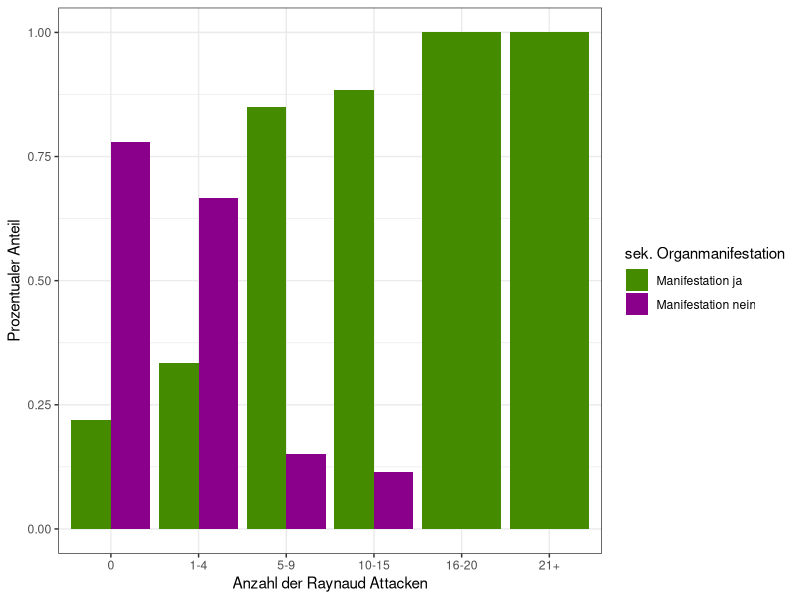
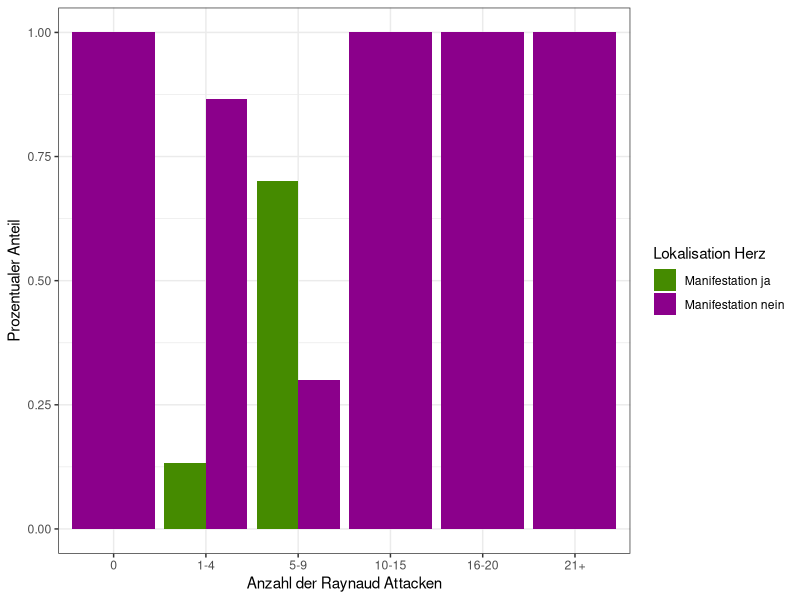
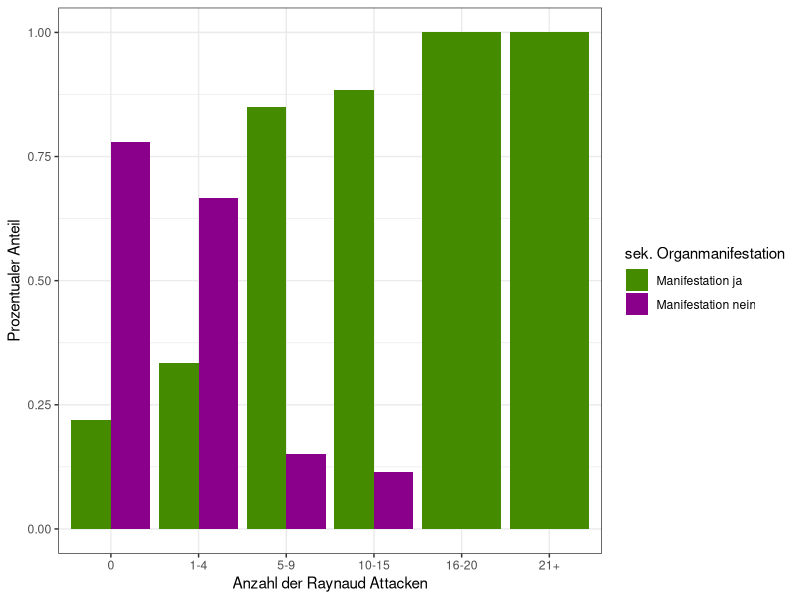
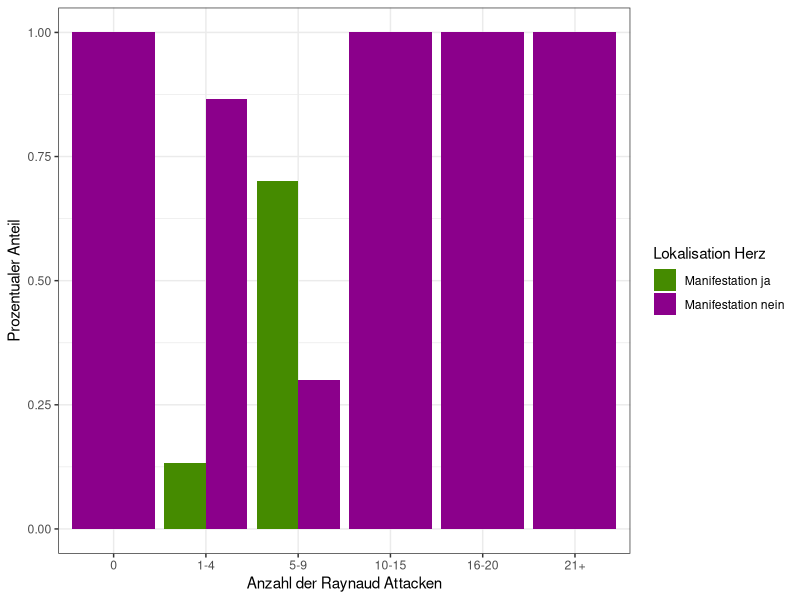

Reproduce these figures in R, in order. (Note: this script raises an error after producing the figures.)
## ---- chunk 1
knitr::opts_chunk$set(echo = TRUE)
## ---- chunk 2
library(dplyr)
library(tidyverse)
library(patchwork)
## ---- chunk 3
Daten <- read.csv("Daten.csv")
## ---- chunk 4

 
kategorisiere_attacken_neu <- function(Anzahl.Raynaud.Attacken) {
  ifelse(Anzahl.Raynaud.Attacken == "0", "0",
    ifelse(Anzahl.Raynaud.Attacken == "<5", "1-4",
      ifelse(Anzahl.Raynaud.Attacken == "<10", "5-9",
        ifelse(Anzahl.Raynaud.Attacken == ">10", "10-15",
          ifelse(Anzahl.Raynaud.Attacken == ">15", "16-20",
            ifelse(Anzahl.Raynaud.Attacken == ">20", "21+", NA))))))

}
  
  
Daten$Anzahl.Raynaud.Attacken <- sapply(Daten$Anzahl.Raynaud.Attacken, kategorisiere_attacken_neu)

## ---- chunk 5
Farben_Risiko <- c("Manifestation ja" = "chartreuse4", "Manifestation nein" = "darkmagenta")
## ---- chunk 6
#sek plot


#Den Graphen plotten
Daten$sek..Organmanifestation <- factor(Daten$sek..Organmanifestation, levels = c("0", "1"),labels = c("Manifestation ja", "Manifestation nein"))




sek2_plot <- Daten %>%
  group_by(Anzahl.Raynaud.Attacken, sek..Organmanifestation) %>%
  summarise(anzahl = n()) %>%
  mutate(rel_haeufigkeit = anzahl / sum(anzahl)) %>%na.omit() %>%
  ggplot(aes(x = factor(Anzahl.Raynaud.Attacken, levels = c("0", "1-4", "5-9", "10-15","16-20","21+")), y = rel_haeufigkeit, fill = sek..Organmanifestation)) +
  geom_bar(stat = "identity", position = position_dodge()) +
  labs(x = "Anzahl der Raynaud Attacken", y = "Prozentualer Anteil") +
  theme_bw() + scale_fill_manual(values = Farben_Risiko, name = "sek. Organmanifestation")


ggsave("sek2.pdf", sek2_plot,  width = 20, height = 20, units = "cm")
sek2_plot

## ---- chunk 7
#Herz Lokalisation



Daten$Lok_Herz <- factor(Daten$Lok_Herz, levels = c("0", "1"),labels = c("Manifestation ja", "Manifestation nein"))


herz2_plot <- Daten %>%
  group_by(Anzahl.Raynaud.Attacken, Lok_Herz) %>%
  summarise(anzahl = n()) %>%
  mutate(rel_haeufigkeit = anzahl / sum(anzahl)) %>%na.omit() %>%
  ggplot(aes(x = factor(Anzahl.Raynaud.Attacken, levels = c("0", "1-4", "5-9", "10-15","16-20","21+")), y = rel_haeufigkeit, fill = Lok_Herz)) +
  geom_bar(stat = "identity", position = position_dodge()) +
  labs(x = "Anzahl der Raynaud Attacken", y = "Prozentualer Anteil") +
  theme_bw() + scale_fill_manual(values = Farben_Risiko, name = "Lokalisation Herz")



ggsave("herz2.pdf", herz2_plot,  width = 20, height = 20, units = "cm")
herz2_plot

## ---- chunk 8
# Lungenplot


Daten$Lok_Lunge <- factor(Daten$Lok_Lunge, levels = c("0", "1"),labels = c("Manifestation ja", "Manifestation nein"))



lunge2_plot <- Daten %>%
  group_by(Anzahl.Raynaud.Attacken, Lok_Lunge) %>%
  summarise(anzahl = n()) %>%
  mutate(rel_haeufigkeit = anzahl / sum(anzahl)) %>%na.omit() %>%
  ggplot(aes(x = factor(Anzahl.Raynaud.Attacken, levels = c("0", "1-4", "5-9", "10-15","16-20","21+")), y = rel_haeufigkeit, fill = Lok_Lunge)) +
  geom_bar(stat = "identity", position = position_dodge()) +
  labs(x = "Anzahl der Raynaud Attacken", y = "Prozentualer Anteil") +
  theme_bw() + scale_fill_manual(values = Farben_Risiko, name = "Lokalisation Lunge")


ggsave("lunge2.pdf", oesophagus2_plot,  width = 20, height = 20, units = "cm")

lunge2_plot
## ---- chunk 9
#Bewegungsapparat



Daten$Lok_Bewegungsapparat <- factor(Daten$Lok_Bewegungsapparat, levels = c("0", "1"),labels = c("Manifestation ja", "Manifestation nein"))



bewegung2_plot <- Daten %>%
  group_by(Anzahl.Raynaud.Attacken, Lok_Bewegungsapparat) %>%
  summarise(anzahl = n()) %>%
  mutate(rel_haeufigkeit = anzahl / sum(anzahl)) %>%na.omit() %>%
  ggplot(aes(x = factor(Anzahl.Raynaud.Attacken, levels = c("0", "1-4", "5-9", "10-15","16-20","21+")), y = rel_haeufigkeit, fill = Lok_Bewegungsapparat)) +
  geom_bar(stat = "identity", position = position_dodge()) +
  labs(x = "Anzahl der Raynaud Attacken", y = "Prozentualer Anteil") +
  theme_bw() + scale_fill_manual(values = Farben_Risiko, name = "Lokalisation Bewegungsapparat")


ggsave("bewegung2.pdf", bewegung2_plot,  width = 20, height = 20, units = "cm")

bewegung2_plot
## ---- chunk 10
#ösophagus



Daten$Lok_Ösophagus <- factor(Daten$Lok_Ösophagus, levels = c("0", "1"),labels = c("Manifestation ja", "Manifestation nein"))


oesophagus2_plot <- Daten %>%
  group_by(Anzahl.Raynaud.Attacken, Lok_Ösophagus) %>%
  summarise(anzahl = n()) %>%
  mutate(rel_haeufigkeit = anzahl / sum(anzahl)) %>%na.omit() %>%
  ggplot(aes(x = factor(Anzahl.Raynaud.Attacken, levels = c("0", "1-4", "5-9", "10-15","16-20","21+")), y = rel_haeufigkeit, fill = Lok_Ösophagus)) +
  geom_bar(stat = "identity", position = position_dodge()) +
  labs(x = "Anzahl der Raynaud Attacken", y = "Prozentualer Anteil") +
  theme_bw() + scale_fill_manual(values = Farben_Risiko, name = "Lokalisation Oesophagus")


ggsave("oesophagus2.pdf", oesophagus2_plot,  width = 20, height = 20, units = "cm")

oesophagus2_plot

## ---- chunk 11
#Niere Plot


Daten$Lok_Niere <- factor(Daten$Lok_Niere, levels = c("0", "1"),labels = c("Manifestation ja", "Manifestation nein"))




niere2_plot <- Daten %>%
  group_by(Anzahl.Raynaud.Attacken, Lok_Niere) %>%
  summarise(anzahl = n()) %>%
  mutate(rel_haeufigkeit = anzahl / sum(anzahl)) %>%na.omit() %>%
  ggplot(aes(x = factor(Anzahl.Raynaud.Attacken, levels = c("0", "1-4", "5-9", "10-15","16-20","21+")), y = rel_haeufigkeit, fill = Lok_Niere)) +
  geom_bar(stat = "identity", position = position_dodge()) +
  labs(x = "Anzahl der Raynaud Attacken", y = "Prozentualer Anteil") +
  theme_bw() + scale_fill_manual(values = Farben_Risiko)


niere2_plot

## ---- chunk 12

#Leber Plot
Daten$Lok_Leber <- factor(Daten$Lok_Leber, levels = c("0", "1"),labels = c("Manifestation ja", "Manifestation nein"))


leber2_plot <- Daten %>%
  group_by(Anzahl.Raynaud.Attacken, Lok_Leber) %>%
  summarise(anzahl = n()) %>%
  mutate(rel_haeufigkeit = anzahl / sum(anzahl)) %>%na.omit() %>%
  ggplot(aes(x = factor(Anzahl.Raynaud.Attacken, levels = c("0", "1-4", "5-9", "10-15","16-20","21+")), y = rel_haeufigkeit, fill = Lok_Leber)) +
  geom_bar(stat = "identity", position = position_dodge()) +
  labs(x = "Anzahl der Raynaud Attacken", y = "Prozentualer Anteil") +
  theme_bw() + scale_fill_manual(values = Farben_Risiko)


leber2_plot
## ---- chunk 13
herz_lunge_plot <- (lunge2_plot/herz2_plot)




herz_lunge_plot

ggsave("herzlunge2.pdf", herz_lunge_plot, width = 20 , height = 20, units = "cm")
## ---- chunk 14
oeso_bewegung_plot <-(oesophagus2_plot/bewegung2_plot)


oeso_bewegung_plot


ggsave("oeso_bewegung2.pdf", oeso_bewegung_plot, width = 20 , height = 20, units = "cm")
